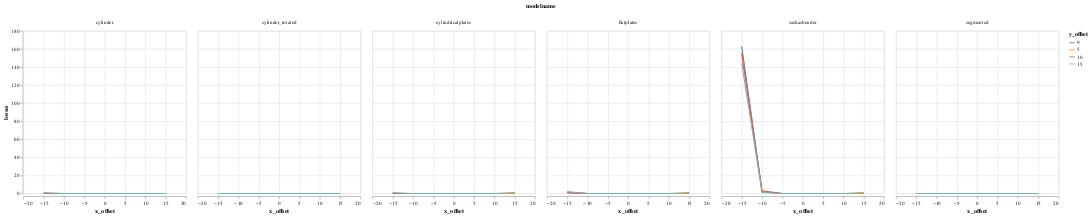

Write notebook code for a chart like this one.
### Code cell
alt.Chart(DATA).mark_line().encode(
    column="modelname",
    color='y_offset:N',
    x='x_offset',
    y='losses',
)

### Figure 1 — Vega-Lite specification as saved in the notebook (floating-point values rounded to 4 significant figures; data arrays with more than 128 entries replaced by an {"elided": "..."} marker saying what was removed)
{"$schema": "https://vega.github.io/schema/vega-lite/v1.2.1.json", "data": {"values": {"elided": "168 records"}}, "encoding": {"color": {"field": "y_offset", "type": "nominal"}, "column": {"field": "modelname", "type": "nominal"}, "x": {"field": "x_offset", "type": "quantitative"}, "y": {"field": "losses", "type": "quantitative"}}, "mark": "line"}
